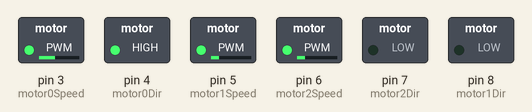
This sketch was run on a simulated Arduino Uno, built with avr-gcc and run on an emulated ATmega328P. Shown: switched loads named in the sketch (green lamp = pin HIGH).

Above: at 0.05 s.
At 3.0 s:
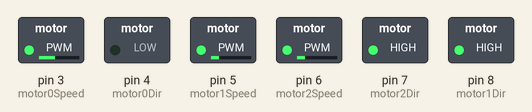
At 5.95 s:
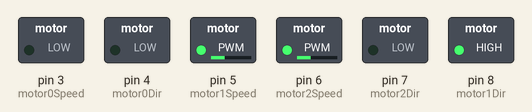
At 7.45 s:
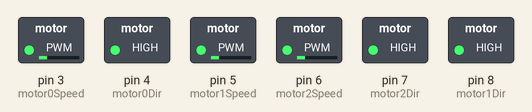
At 8.95 s:
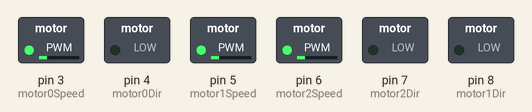
At 11.95 s:
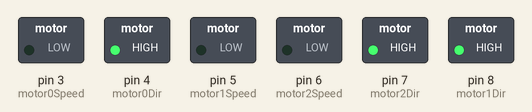
Timing chart, 0 to 15.6 s (numbered marks = the images above):
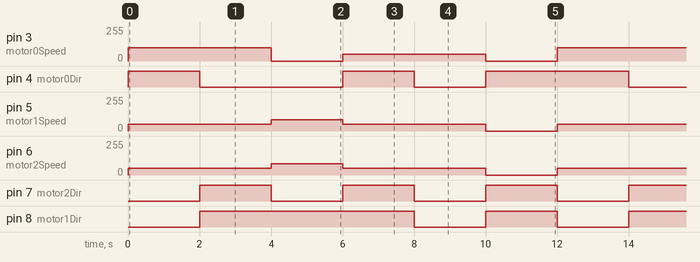

The sketch:

omniwheel_robot.ino
```cpp
/*
 * Author: Q Gallant
 * Date: 2025-04-26
 * Version: 1.0
 * Description: Controls a 3-wheel omniwheel robot with wheels spaced 120 degrees apart.
 * Allows omnidirectional movement by controlling motor speeds and directions.
 */

// Motor 0 (0°)
const int motor0Dir = 4;   // Direction pin
const int motor0Speed = 3; // Speed pin (PWM)

// Motor 1 (120°)
const int motor1Dir = 8;   // Direction pin
const int motor1Speed = 5; // Speed pin (PWM)

// Motor 2 (240°)
const int motor2Dir = 7;   // Direction pin
const int motor2Speed = 6; // Speed pin (PWM)

// Function to set motor speed and direction
void setMotor(int dirPin, int speedPin, float speed) {
  if (speed >= 0) {
    digitalWrite(dirPin, HIGH); // Forward direction
  } else {
    digitalWrite(dirPin, LOW); // Reverse direction
    speed = -speed;            // Convert speed to positive
  }
  analogWrite(speedPin, constrain(speed, 0, 255)); // Write speed (0-255)
}

void setup() {
  // Set all motor pins as outputs
  pinMode(motor0Dir, OUTPUT);
  pinMode(motor0Speed, OUTPUT);
  pinMode(motor1Dir, OUTPUT);
  pinMode(motor1Speed, OUTPUT);
  pinMode(motor2Dir, OUTPUT);
  pinMode(motor2Speed, OUTPUT);
}

void loop() {
  // Example: Move straight forward
  move(0, 100); // Direction: 0° (forward), Speed: 100
  delay(2000);

  // Example: Move straight backward
  move(180, 100); // Direction: 180° (backward), Speed: 100
  delay(2000);

  // Example: Move sideways to the left
  move(90, 100); // Direction: 90° (left), Speed: 100
  delay(2000);

  // Example: Rotate in place clockwise
  rotate(50); // Angular velocity: 50
  delay(2000);

  // Example: Rotate in place counterclockwise
  rotate(-50); // Angular velocity: -50
  delay(2000);

  // Stop moving
  stop();
  delay(2000);
}

// Function to move the robot in a specified direction
void move(float angle, float speed) {
  // Convert angle to radians
  float rad = radians(angle);

  // Calculate motor speeds based on omniwheel kinematics
  float v0 = speed * cos(rad);                // Motor 0 (0°)
  float v1 = speed * cos(rad - radians(120)); // Motor 1 (120°)
  float v2 = speed * cos(rad - radians(240)); // Motor 2 (240°)

  // Set motor speeds
  setMotor(motor0Dir, motor0Speed, v0);
  setMotor(motor1Dir, motor1Speed, v1);
  setMotor(motor2Dir, motor2Speed, v2);
}

// Function to rotate the robot in place
void rotate(float angularVelocity) {
  // All motors contribute to rotation
  setMotor(motor0Dir, motor0Speed, angularVelocity);
  setMotor(motor1Dir, motor1Speed, angularVelocity);
  setMotor(motor2Dir, motor2Speed, angularVelocity);
}

// Function to stop all motors
void stop() {
  setMotor(motor0Dir, motor0Speed, 0);
  setMotor(motor1Dir, motor1Speed, 0);
  setMotor(motor2Dir, motor2Speed, 0);
}
```

Measured:
- by itself, pin 3 (motor0Speed): repeats every 12.0 s: 0/255 2.0 s, 50/255 4.0 s, 0/255 2.0 s, 100/255 4.0 s
- by itself, pin 4 (motor0Dir): repeats every 12.0 s: LOW 4.0 s, HIGH 2.0 s, LOW 2.0 s, HIGH 4.0 s
- by itself, pin 5 (motor1Speed): repeats every 12.0 s: 49/255 2.0 s, 86/255 2.0 s, 50/255 4.0 s, 0/255 2.0 s, 50/255 2.0 s
- by itself, pin 6 (motor2Speed): repeats every 12.0 s: 86/255 2.0 s, 50/255 4.0 s, 0/255 2.0 s, 49/255 4.0 s
- by itself, pin 7 (motor2Dir): alternates HIGH for 2.0 s and LOW for 2.0 s
- by itself, pin 8 (motor1Dir): repeats every 12.0 s: LOW 2.0 s, HIGH 2.0 s, LOW 2.0 s, HIGH 6.0 s
